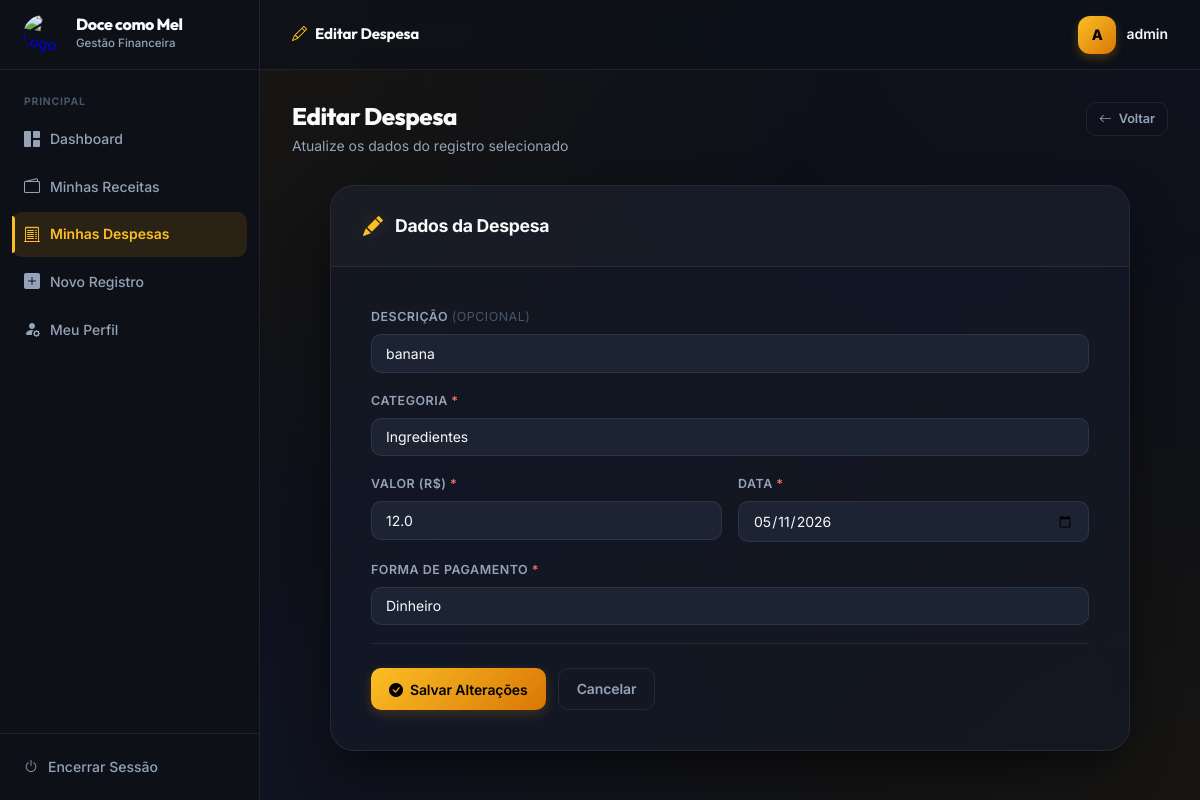
/gastos/editar/5 (signed in), run on the app's committed database.
### app/models/gasto.py (models this page shows, shortened)
class Gasto(db.Model):
    __tablename__ = 'gasto'
    id_gasto = db.Column(db.Integer, primary_key=True)
    valor = db.Column(db.Float, nullable=False)
    data_gasto = db.Column(db.Date, nullable=False, default=date.today, index=True)
    forma_pagamento = db.Column(db.String(50), nullable=False)
    descricao = db.Column(db.String(255), nullable=True)
    id_usuario = db.Column(db.Integer, db.ForeignKey('usuario.id_usuario'), nullable=False, index=True)
    id_categoria = db.Column(db.Integer, db.ForeignKey('categoria.id_categoria'), nullable=False)

### app/models/categoria.py (models this page shows, shortened)
class Categoria(db.Model):
    __tablename__ = 'categoria'
    id_categoria = db.Column(db.Integer, primary_key=True)
    nome_categoria = db.Column(db.String(100), nullable=False, unique=True)
    gastos = db.relationship('Gasto', backref='categoria', lazy=True)

### app/routes/gastos.py (the view, shortened to what this page needs)
@gastos_bp.route('/editar/<int:id>', methods=['GET', 'POST'])
@login_required
def editar(id):
    gasto = GastoService.buscar_por_id(id)
    if not gasto or gasto.id_usuario != session['id_usuario']:
        flash('Despesa não encontrada.', 'danger')
        return redirect(url_for('gastos.listar'))
    categorias = CategoriaService.listar_todas()
    return render_template('gastos/editar.html', gasto=gasto, categorias=categorias,
                           formas=FORMAS_PAGAMENTO)

### app/services/categoria_service.py (called while the page is built)
    @staticmethod
    def listar_todas() -> list[Categoria]:
        return Categoria.query.order_by(Categoria.nome_categoria).all()

### app/services/gasto_service.py (called while the page is built)
    @staticmethod
    def buscar_por_id(id_gasto: int) -> Gasto | None:
        return db.session.get(Gasto, id_gasto)

### app/utils.py (called while the page is built)
def login_required(f):
    @wraps(f)
    def decorated(*args, **kwargs):
        if 'id_usuario' not in session:
            return redirect(url_for('auth.login'))
        return f(*args, **kwargs)
    return decorated

### app/templates/gastos/editar.html (shortened to what this page needs)
{% extends 'base.html' %}
{% block topbar_title %}<i class="bi bi-pencil" style="color:var(--amber);margin-right:8px;"></i>Editar Despesa{% endblock %}
{% block content %}
<div class="page-header">
    <div>
        <h1 class="page-title">Editar Despesa</h1>
        <p class="page-subtitle">Atualize os dados do registro selecionado</p>
    </div>
    <a href="{{ url_for('gastos.listar') }}" class="btn btn-outline btn-sm">
        <i class="bi bi-arrow-left"></i> Voltar
    </a>
</div>
<div class="form-card">
    <div class="form-card-header">
        <i class="bi bi-pencil-fill"></i>
        <span class="form-card-title">Dados da Despesa</span>
    </div>
    <div class="form-card-body">
        <form method="POST">
            <div class="form-group">
                <label class="form-label">Descrição <span style="color:var(--text-subtle);font-weight:400;">(opcional)</span></label>
                <input type="text" name="descricao" class="form-control"
                       value="{{ gasto.descricao or '' }}"
                       placeholder="Ex: Farinha, embalagens, taxa de entrega...">
            </div>
            <div class="form-group">
                <label class="form-label">Categoria <span style="color:var(--red);">*</span></label>
                <select name="id_categoria" class="form-select" required>
                    {% for cat in categorias %}
                    <option value="{{ cat.id_categoria }}"
                        {% if cat.id_categoria == gasto.id_categoria %}selected{% endif %}>
                        {{ cat.nome_categoria }}
                    </option>
                    {% endfor %}
                </select>
            </div>
            <div class="form-grid-2">
                <div class="form-group">
                    <label class="form-label">Valor (R$) <span style="color:var(--red);">*</span></label>
                    <input type="number" step="0.01" min="0.01" name="valor"
                           class="form-control" value="{{ gasto.valor }}" required>
                </div>
                <div class="form-group">
                    <label class="form-label">Data <span style="color:var(--red);">*</span></label>
                    <input type="date" name="data_gasto" class="form-control"
                           value="{{ gasto.data_gasto }}" required>
                </div>
            </div>
            <div class="form-group">
                <label class="form-label">Forma de Pagamento <span style="color:var(--red);">*</span></label>
                <select name="forma_pagamento" class="form-select" required>
                    {% for fp in formas %}
                    <option value="{{ fp }}" {% if gasto.forma_pagamento == fp %}selected{% endif %}>
                        {{ fp }}
                    </option>
                    {% endfor %}
                </select>
            </div>
            <div class="form-actions">
                <button type="submit" class="btn btn-primary">
                    <i class="bi bi-check-circle-fill"></i> Salvar Alterações
                </button>
                <a href="{{ url_for('gastos.listar') }}" class="btn btn-outline">Cancelar</a>
            </div>
        </form>
    </div>
</div>
{% endblock %}

### app/static/css/style.css (style rules this page uses)
:root { --sidebar-bg: #0d1117; --sidebar-hover: #1c2333; --sidebar-active-bg: rgba(245,158,11,0.12); --sidebar-active-text: #fbbf24; --sidebar-width: 260px; --topbar-height: 70px; --bg: #0b0e14; --surface: rgba(22, 27, 39, 0.7); --surface-solid: #161b27; --surface-2: #1c2333; --border: rgba(255, 255, 255, 0.08); --text: #f8fafc; --text-muted: #94a3b8; --text-subtle: #475569; --amber: #fbbf24; --amber-dark: #d97706; --amber-glow: rgba(251, 191, 36, 0.15); --indigo: #818cf8; --green: #34d399; --red: #f87171; --shadow-sm: 0 1px 2px rgba(0,0,0,0.5); --shadow: 0 10px 30px -10px rgba(0,0,0,0.6); --shadow-lg: 0 20px 50px -12px rgba(0,0,0,0.7); --radius: 16px; --radius-sm: 10px; --transition: cubic-bezier(0.4, 0, 0.2, 1) 0.3s; --glass: blur(12px) saturate(180%); }
*, *::before, *::after { box-sizing: border-box; margin: 0; padding: 0; }
body { font-family: 'Inter', system-ui, -apple-system, sans-serif; background: var(--bg); background-image: radial-gradient(at 0% 0%, rgba(245, 158, 11, 0.08) 0px, transparent 50%), radial-gradient(at 100% 0%, rgba(99, 102, 241, 0.05) 0px, transparent 50%), radial-gradient(at 100% 100%, rgba(245, 158, 11, 0.05) 0px, transparent 50%), radial-gradient(at 0% 100%, rgba(99, 102, 241, 0.08) 0px, transparent 50%); background-attachment: fixed; color: var(--text); display: flex; flex-direction: column; min-height: 100vh; font-size: 14px; line-height: 1.6; -webkit-font-smoothing: antialiased; }
.page-header { display: flex; align-items: flex-start; justify-content: space-between; margin-bottom: 28px; gap: 16px; flex-wrap: wrap; }
.page-title { font-size: 1.5rem; font-weight: 800; color: var(--text); letter-spacing: -0.5px; line-height: 1.2; }
.page-subtitle { font-size: 0.875rem; color: var(--text-muted); margin-top: 4px; }
.btn { display: inline-flex; align-items: center; gap: 7px; padding: 9px 18px; border-radius: var(--radius-sm); font-size: 0.875rem; font-weight: 600; cursor: pointer; border: none; text-decoration: none; transition: all var(--transition); white-space: nowrap; font-family: 'Inter', sans-serif; letter-spacing: -0.1px; }
.btn-primary { background: linear-gradient(135deg, var(--amber), var(--amber-dark)); color: #000; box-shadow: 0 4px 12px rgba(245,158,11,0.2); }
.btn-outline { background: transparent; border: 1px solid var(--border); color: var(--text-muted); }
.btn-sm { padding: 6px 12px; font-size: 0.8rem; }
.form-group { margin-bottom: 18px; }
.form-label { display: block; font-size: 0.78rem; font-weight: 600; color: var(--text-muted); text-transform: uppercase; letter-spacing: 0.5px; margin-bottom: 7px; }
.form-control, .form-select { width: 100%; padding: 10px 14px; border: 1.5px solid var(--border); border-radius: var(--radius-sm); font-size: 0.875rem; font-family: 'Inter', sans-serif; color: var(--text); background: var(--surface-2); transition: border-color var(--transition), box-shadow var(--transition); outline: none; -webkit-appearance: none; }
.form-control::placeholder { color: var(--text-subtle); }
.form-select option { background: var(--surface-2); }
.form-grid-2 { display: grid; grid-template-columns: 1fr 1fr; gap: 16px; }
.form-card { background: var(--surface); backdrop-filter: var(--glass); border: 1px solid var(--border); border-radius: 24px; max-width: 800px; margin: 20px auto; overflow: hidden; box-shadow: var(--shadow-lg); }
.form-card-header { padding: 24px 32px; border-bottom: 1px solid var(--border); display: flex; align-items: center; gap: 12px; background: rgba(255,255,255,0.02); }
.form-card-header i { color: var(--amber); font-size: 1.25rem; filter: drop-shadow(0 0 8px var(--amber-glow)); }
.form-card-title { font-size: 1.1rem; font-weight: 700; color: var(--text); letter-spacing: -0.3px; }
.form-card-body { padding: 40px; }
.form-actions { display: flex; gap: 12px; margin-top: 12px; padding-top: 24px; border-top: 1px solid var(--border); }

### app/templates/base.html (style rules this page uses)
h1, h2, h3, .sidebar-logo-name, .topbar-title { font-family: 'Outfit', sans-serif; }

### data on the page
Gasto: descricao "banana", id_categoria "Ingredientes", valor "12.0", data_gasto "05/11/2026", forma_pagamento "Dinheiro"

### other printed values
{{ session.get('nome_usuario', 'U')[0] }} "A"
{{ session.get('nome_usuario') }} "admin"
